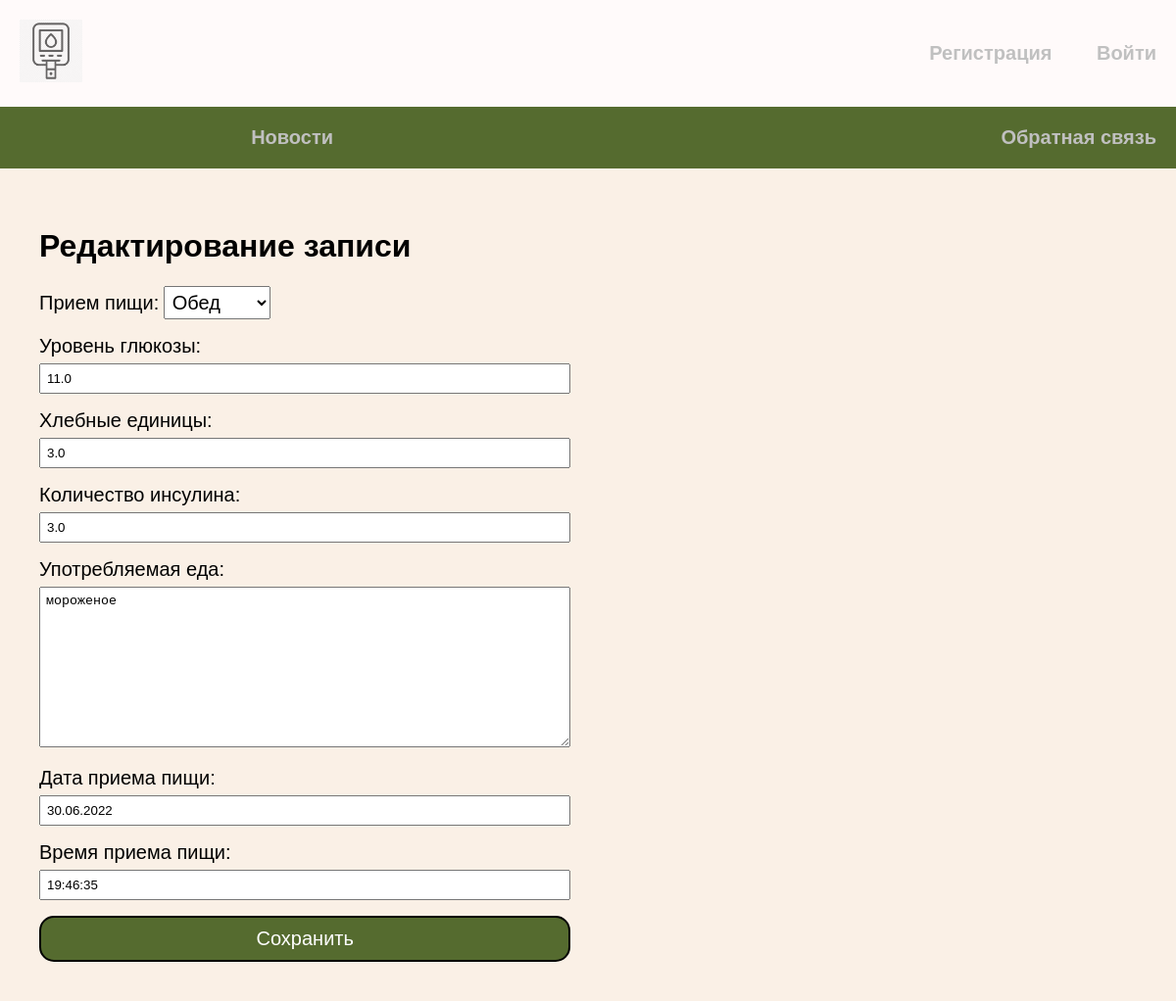
Screenshot of /diary/record_edit/3 with the database file from the repository.
### diary_pages/models.py (models this page shows, shortened)
class Diary(models.Model):
    food_intake = models.ForeignKey('FIntake', on_delete=models.PROTECT, verbose_name='Прием пищи')
    glucoza = models.FloatField(max_length=255, verbose_name='Уровень глюкозы')
    he = models.FloatField(blank=True, verbose_name='Хлебные единицы')
    insulin = models.FloatField(verbose_name='Количество инсулина')
    food = models.TextField(blank=True, verbose_name="Употребляемая еда")
    date_food = models.DateField(verbose_name='Дата приема пищи')
    time_food = models.TimeField(verbose_name='Время приема пищи')
    datatime_inbase = models.DateTimeField(auto_now_add=True, verbose_name='Дата создания')
    dia_user = models.ForeignKey(User, on_delete=models.PROTECT, verbose_name='Пользователь')
    dok = models.CharField(max_length=255, blank=True, verbose_name='Доктор')
    class Meta:
        verbose_name = "Запись"
        verbose_name_plural = 'Записи'

### diary_pages/views.py (the view, shortened to what this page needs)
# urls.py: path('record_edit/<int:id_user>', RecordEdit.as_view(), name='record_edit'),
class RecordEdit(DiaDataMixin, UpdateView):
    model = Diary
    template_name = 'diary/edit_record.html'
    context_object_name = 'record_edit'
    pk_url_kwarg = 'id_user'
    fields = ['food_intake', 'glucoza', 'he', 'insulin', 'food', 'date_food', 'time_food']
    def get_context_data(self, *, object_list=None, **kwargs):
        context = super().get_context_data(**kwargs)
        c_def = self.get_user_context(title='Редактирование записи')
        return dict(list(context.items()) + list(c_def.items()))

### diary_pages/models.py (called while the page is built)
    def __str__(self):
        return self.name

### news/utils.py (called while the page is built)
    def get_user_context(self, **kwargs):
        context = kwargs
        user_menu = menu.copy()
        if not self.request.user.is_authenticated:
            user_menu.pop(4)
            user_menu.pop(3)
            user_menu.pop(1)
        context['menu'] = user_menu
        context['cat_selected'] = 'dia'
        return context

### news/templates/diary/edit_record.html (shortened to what this page needs)
{% extends 'news/base.html' %}
{% block content %}
<h1>{{title}}</h1>
<form action="{% url 'record_edit' record_edit.id %}" method="post" enctype="multipart/form-data">
    {{ form.as_p }}
    <button>Сохранить</button>
</form>
{% endblock %}

### news/static/css/style.css (style rules this page uses)
body { padding: 0; margin: 0; background: #FFFAFA; font-family: Verdana, Geneva, Tahoma, sans-serif; }
button { background:#556B2F; border:2px solid black; width:100%; padding: 10px; font-size: 20px; cursor:pointer; }
label { font-size:18px; }
input,textarea { width:100%; margin-top:6px; padding:6px; box-sizing:border-box; }
label { font-size:20px; }
button { background:#556B2F; color: #FFF; padding: 10px 40px; font-size:20px; border-radius: 15px; }
#id_food_intake { font-size:20px; padding:4px; }

### rows the page displays
Diary: food_intake "Обед", glucoza "11.0", he "3.0", insulin "3.0", food "мороженое", date_food "30.06.2022", time_food "19:46:35"

### other values shown
{{ m.title }} "Новости" "Обратная связь"
{{ title }} "Редактирование записи"
